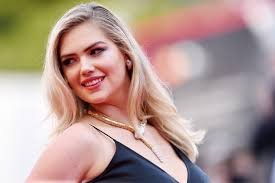
#> input picture 1.jfif, 275 x 183 px, given in place of the camera
$ python Facial_Recognition_Part1.py
#> lines starting #> are read from the running program, lines starting #| are printed output that depends on the picture; after the words box and inside, x2 and y2 are one past the last pixel; in counts of white or black regions, pixels touching at a corner belong together
import cv2
import numpy as np


#find the Haarcascade file in your computer and relace the destination with hat file
face_classifier = cv2.CascadeClassifier('C:/Aaconda3/Lib/site-packages/cv2/data/haarcascade_frontalface_default.xml')


def face_extractor(img):

    gray = cv2.cvtColor(img,cv2.COLOR_BGR2GRAY)
    faces = face_classifier.detectMultiScale(gray,1.3,5)

    if faces is():
        return None

    for(x,y,w,h) in faces:
        cropped_face = img[y:y+h, x:x+w]

    return cropped_face


cap = cv2.VideoCapture(0)
count = 0

while True:
    ret, frame = cap.read()
#> frame is the input picture: shape (183, 275, 3); mean B, G, R 147.9, 155.8, 179.7
    if face_extractor(frame) is not None:
#> in face_extractor, `gray = cv2.cvtColor(img,cv2.COLOR_BGR2GRAY)`:
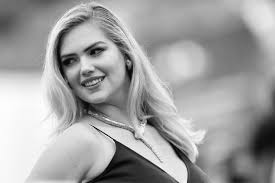
#> gray: shape (183, 275); min 2, max 254, mean 162.1
#> in face_extractor, `faces = face_classifier.detectMultiScale(gray,1.3,5)`: faces = [[46, 25, 79, 79]]
#> the loop in face_extractor, `for(x,y,w,h) in faces:` made 1 pass
#> pass 1, in face_extractor, `cropped_face = img[y:y+h, x:x+w]`:
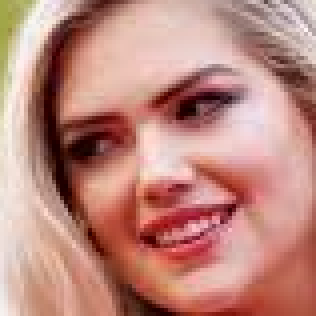
#> cropped_face: shape (79, 79, 3) (shown 4 times larger); mean B, G, R 126.6, 136.9, 190.1
        count+=1
#> count = 1
        face = cv2.resize(face_extractor(frame),(200,200))
#> the loop in face_extractor (call 2), `for(x,y,w,h) in faces:` made 1 pass
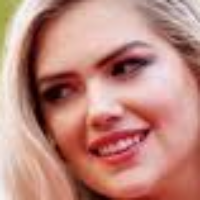
#> face: shape (200, 200, 3); mean B, G, R 126.5, 136.8, 190
        face = cv2.cvtColor(face, cv2.COLOR_BGR2GRAY)
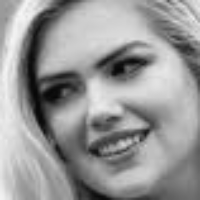
#> face: shape (200, 200); min 6, max 246, mean 151.5

        file_name_path = 'D:/faces/user'+str(count)+'.jpg'
#> file_name_path = 'D:/faces/user1.jpg'
        cv2.imwrite(file_name_path,face)

        cv2.putText(face,str(count),(50,50),cv2.FONT_HERSHEY_COMPLEX,1,(0,255,0),2)
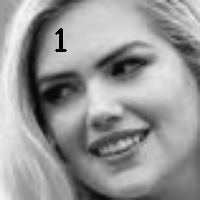
#> face: shape (200, 200); 0.31% of pixels changed, all inside (x1, y1, x2, y2) = (55, 28, 67, 52)
        cv2.imshow('Face Cropper',face)
    else:
        print("Face not Found")
        pass

    if cv2.waitKey(1)==13 or count==100:
#> (key Esc is pressed here)
        break

cap.release()
cv2.destroyAllWindows()
print('Colleting Samples Complete!!!')
